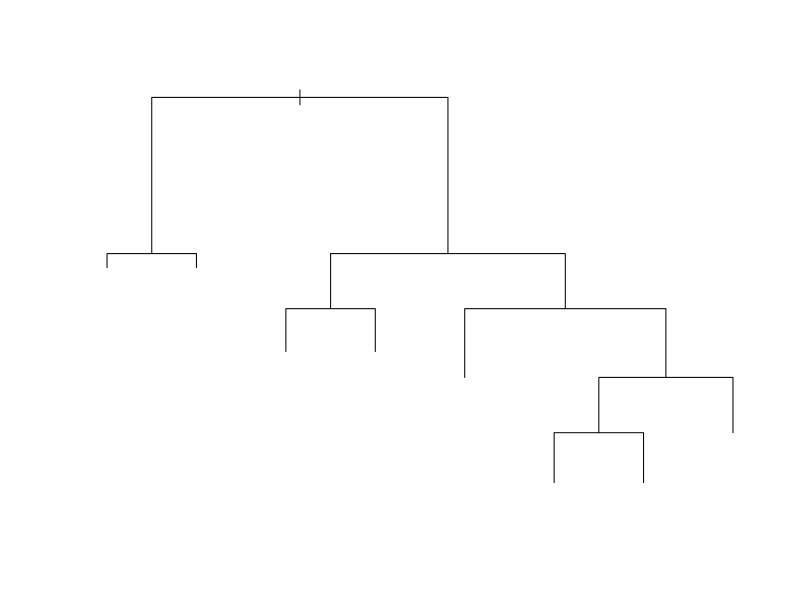

R code for this plot:
###---This code is to introduce you to regression trees

# Useful libraries
library(rpart); library(tidyverse)


# Load data
setwd("~/Desktop/Sabermetrics independint study/data")
setwd("./data")
cy <- read_csv("cy-young-pitcher-data-2005-2015.csv")

cy_sub <- cy %>%
  select(Name, Team, Year, Votepts, ERA, WHIP, K9, W, IP, SV) %>%
  mutate(closer = as.integer(SV > 5)) %>%
  filter(IP > 45, Votepts > 0)


### Separate into train/test sets
set.seed(1234) # Set the random number generator for R

# Get a random sample of the data for our training set
cy_train <- cy_sub %>%
  sample_frac(0.75)

# Get the test set
cy_test <- cy_sub %>%
  setdiff(cy_train)

# Function for getting RMSE
get_test_rmse_cy <- function(model, test_data){
  test_pred <- predict(model, test_data)
  return(sqrt(mean((test_pred - test_data$Votepts)^2)))
}


# Fit a tree with only ERA and WHIP as predictors
tree1 <- rpart(Votepts ~ ERA + WHIP, cy_train)

# Plot the tree
plot(tree1)

# Get test error
get_test_rmse_cy(tree1, cy_test)


###---Your turn: Fit a tree with ERA, WHIP, Wins, and K9 as predictors.
###---           Plot that tree, and get the test RMSE